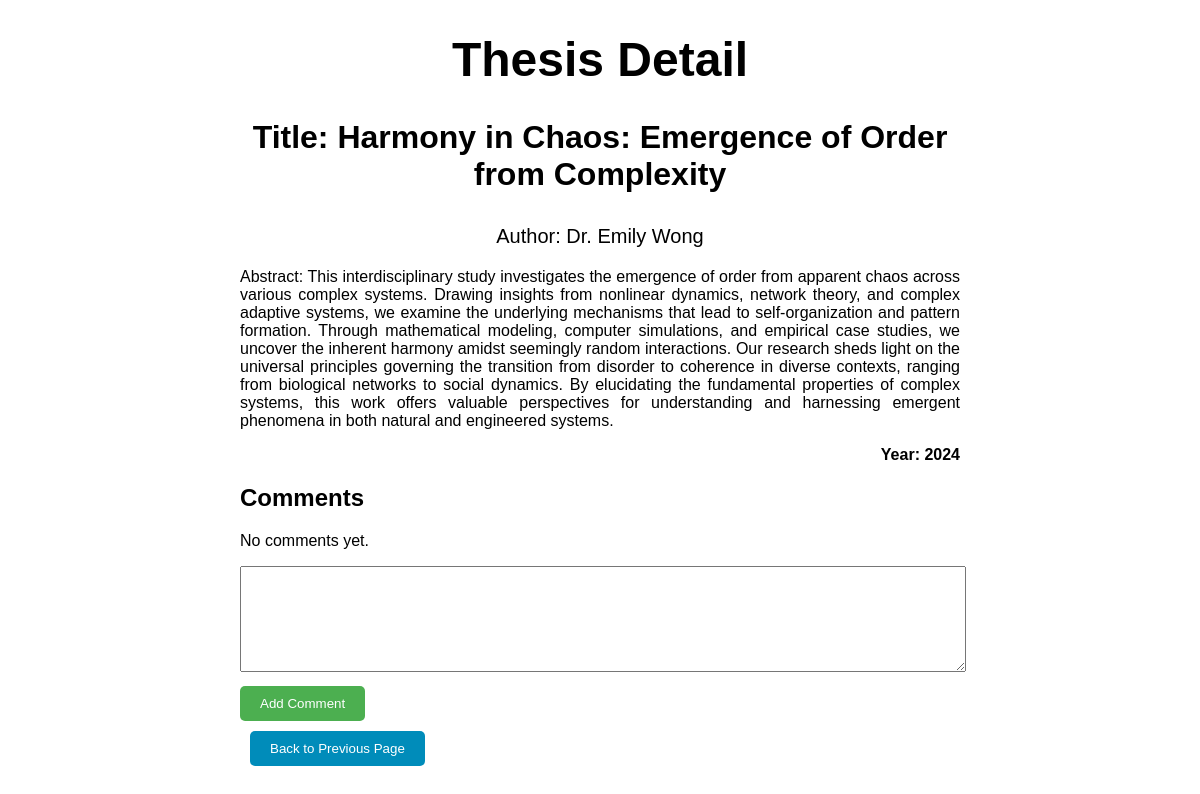
Page /2/ on the committed database.
### authors/models.py (models this page shows, shortened)
class Thesis(models.Model):
    title = models.CharField(max_length=200)
    author = models.CharField(max_length=100)
    abstract = models.TextField()
    year = models.IntegerField()

### authors/views.py (the view)
# urls.py: path('<int:thesis_id>/', views.thesis_detail, name='thesis_detail'),
def thesis_detail(request, thesis_id):
    thesis = get_object_or_404(Thesis, pk=thesis_id)
    return render(request, 'thesis_detail.html', {'thesis': thesis})

### authors/templates/thesis_detail.html (shortened to what this page needs)
<!DOCTYPE html>
<html lang="en">
<head>
    {% load static %}
    <link rel="stylesheet" type="text/css" href="{% static 'detail_style.css' %}">
</head>
<body>
    <h1>Thesis Detail</h1>
    <p class="thesis-title">Title: {{ thesis.title }}</p>
    <p class="author">Author: {{ thesis.author }}</p>
    <p class="abstract">Abstract: {{ thesis.abstract }}</p>
    <p class="year">Year: {{ thesis.year }}</p>
    <h2>Comments</h2>
    {% for comment in thesis.comments.all %}
        <div class="comment">
            <p>{{ comment.text }}</p>
            <p class="info">Posted on: {{ comment.created_at }}</p>
        </div>
    {% empty %}
        <p>No comments yet.</p>
    {% endfor %}
    <form method="post" action="{% url 'add_comment_to_thesis' thesis.pk %}">
        <textarea name="comment_text" class="comment-textarea"></textarea><br>
        <button type="submit" class="comment-btn">Add Comment</button>
    </form>
    <div id="back-btn">
        <button onclick="goBack()" class="btn">Back to Previous Page</button>
    </div>
</body>
</html>

### mystaticfiles/detail_style.css (style rules this page uses)
body { max-width: 60%; margin: auto; font-family: 'Century Gothic', sans-serif; }
h1 { font-size: 3rem; text-align: center; }
.thesis-title { font-size: 2rem; text-align: center; font-weight: bold; }
.author { font-size: 20px; text-align: center; }
.abstract { text-align: justify; }
.year { text-align: right; font-weight: bold; }
.comment-textarea { width: 100%; height: 100px; margin-bottom: 10px; resize: vertical; }
.comment-btn { padding: 10px 20px; border: none; border-radius: 5px; background-color: #4CAF50; color: white; cursor: pointer; }
#back-btn { padding: 10px; }
.btn { background-color: #008CBA; color: white; padding: 10px 20px; border: none; border-radius: 5px; cursor: pointer; }

### rows in the picture
Thesis: title "Harmony in Chaos: Emergence of Order from Complexity", author "Dr. Emily Wong", abstract "This interdisciplinary study investigates the emergence of order from apparent chaos across various complex systems. Drawing insights from nonlinear dynamics, network theory, and complex adaptive systems, we examine the underlying mechanisms that lead to self-organization and pattern formation. Through mathematical modeling, computer simulations, and empirical case studies, we uncover the inherent harmony amidst seemingly random interactions. Our research sheds light on the universal principles governing the transition from disorder to coherence in diverse contexts, ranging from biological networks to social dynamics. By elucidating the fundamental properties of complex systems, this work…", year "2024"
